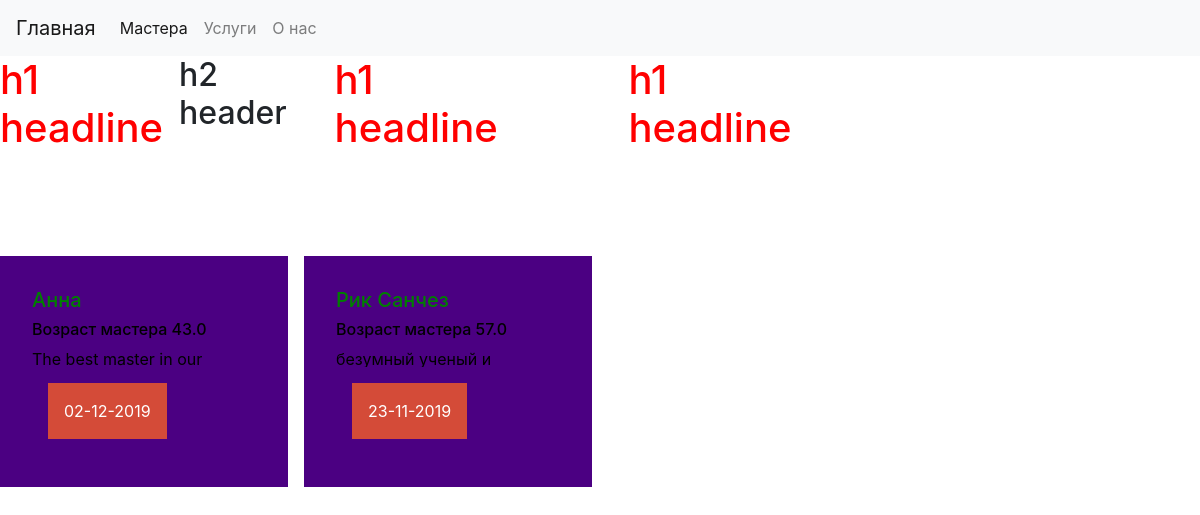
The app's page /service/4/ with its own data.
### main_app/models.py (models this page shows, shortened)
class Master(models.Model):
    master_name = models.CharField(max_length= 50, verbose_name = 'Имя мастера')
    age = models.FloatField()
    description = models.TextField()
    master_service = models.ManyToManyField('Service')
    free_time = models.ManyToManyField('FreeTime')
    class Meta:
        verbose_name = 'Мастер'
        verbose_name_plural = 'Мастера'

class FreeTime(models.Model):
    time = models.DateTimeField(verbose_name = 'Свободное время')
    free_or_not = models.BooleanField(default= True)
    class Meta():
        verbose_name = 'Время'
        verbose_name_plural = 'Время'

### main_app/views.py (the view)
# urls.py: path('service/<int:service_id>/', MasterServiseView),
def MasterServiseView(request, service_id):
    masters = Master.objects.all()
    show_masters = []
    for master in masters:
        service = master.master_service.filter(id = service_id)
        if len(service):
            show_masters.append(master)
    data = {'masters': show_masters}
    return render(request, 'main_app/find_master.html', data)

### main_app/templates/main_app/find_master.html (shortened to what this page needs)
{% extends 'main_app/base.html'%}
{% block content %}
<div class="cardes">
  <div class="cardes">
    <h1>h1 headline</h1>
    <h2>h2 header</h2>
  </div>
  <div class="cardes">
    <h1>h1 headline</h1>
  </div>
  <div class="cardes">
    <h1>h1 headline</h1>
  </div>
</div>
<div class="cardes">
  {%for master in masters %}
      <div class="master_card">
        <h5 >{{master.master_name}}</h5>
        <h6 >Возраст мастера {{master.age}}</h6>
        <div class="description">
          <p >{{master.description}}</p>
        </div>
        {%for time in master.free_time.all %}
        <div class="inner_button">
          <a href= "/record/{{master.id}}/{{time.id}}" class="knopka" type="button">{{time.time|date:"d-m-Y"}}</a>
        </div>
        {% endfor %}
      </div>
    {% endfor %}
</div>
{% endblock %}

### static/css/style.css (style rules this page uses)
h1 { color: red; }
.description { height: 20px; overflow: hidden; }
.cardes { display: grid; grid-template-columns: repeat(4, 1fr); grid-auto-rows: minmax(200px,auto); grid-gap: 1em; }
.master_card { background-color: indigo; color: black; padding: 2em; }
.master_card > h5 { color: green; }
.knopka { color: #fff; text-decoration: none; user-select: none; background: rgb(212,75,56); padding: 1em; outline: none; }
.inner_button { padding: 1em; }

### records on screen
Master: master_name "Анна", age "43.0", description "The best master in our…"
FreeTime: time "02-12-2019"
Master: master_name "Рик Санчез", age "57.0", description "безумный ученый и…"
FreeTime: time "23-11-2019"
